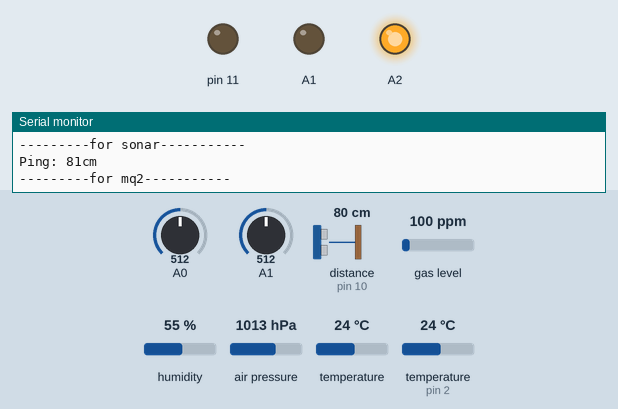
Recording of a sketch running on a simulated Arduino Uno, built with avr-gcc and run on an emulated ATmega328P. On the bench: output pins drawn as LEDs (lit = HIGH), the last lines printed to the serial monitor. The inputs (shaded band) are chosen by the test bench; at power-on: A0 = 512, A1 = 512, distance to the obstacle (sensor on pin 10) 80 cm, gas level 100 ppm, humidity 55 %, air pressure 1013 hPa, temperature 24 °C, temperature (sensor on pin 2) 24 °C. The echo pulse lasts 58.3 µs per cm.

Above: at 1.7 s.
1.8 s: A0 set to 487
At 4.7 s:
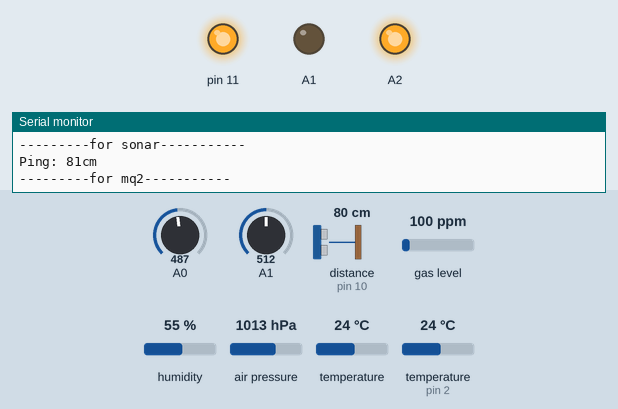
5.0 s: A0 set to 510
At 7.1 s:
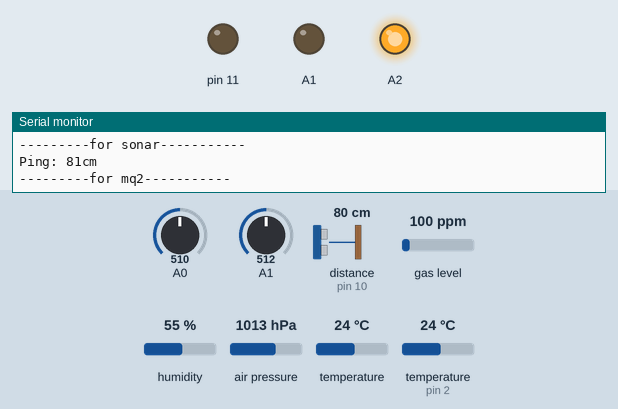
7.6 s: A0 set to 490
At 9.5 s:
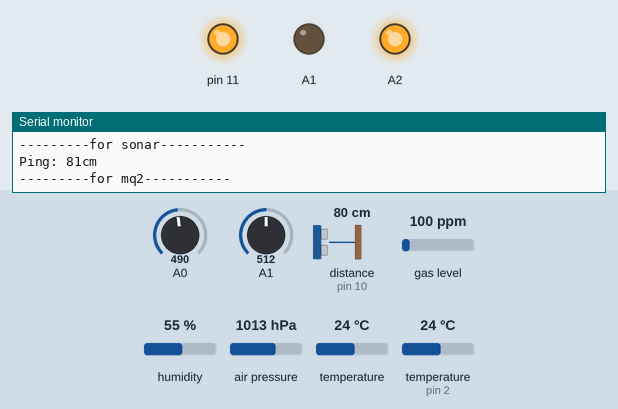
Timing chart, 0 to 11.0 s (numbered marks = the images above; inputs shaded):
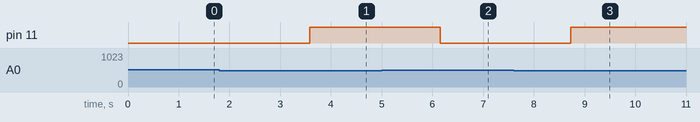

Measured:
- the behaviour switches between 500 and 499 on A0 (found by bisection; images 0 and 1)
- after the input at 1.8 s, pin 11: LOW → HIGH after 1.8 s
- after the input at 5.0 s, pin 11: HIGH → LOW after 1.2 s
- after the input at 7.6 s, pin 11: LOW → HIGH after 1.1 s

The sketch:

sensorsinone.ino
```cpp
#include <dht.h>
dht DHT;

#include <SFE_BMP180.h>
#include <Wire.h>
#include <NewPing.h>
#include <MQ2.h>


SFE_BMP180 pressure;


#define DHT11_PIN 2
#define ALTITUDE 90.0 // Altitude of Robojax Headquarter (Ajax, Ontario, Canada)
#define TRIGGER_PIN 9
#define ECHO_PIN 10
#define MAX_DISTANCE 200


NewPing sonar(TRIGGER_PIN, ECHO_PIN, MAX_DISTANCE);


//for mq2


int temp; //variable to hold temperature sensor value
long tm,t,d; //variables to record time in seconds
int Analog_Input = A4;
int lpg, co, smoke;
MQ2 mq2(Analog_Input);


void setup() {


//for infrared


pinMode(A0,INPUT);
pinMode(A1,OUTPUT);
pinMode(A2,OUTPUT);
pinMode(11,OUTPUT);
digitalWrite(A2,HIGH);
digitalWrite(A1,LOW);


Serial.begin(9600);


Serial.println("Started Analysis");

//for bmp


 if (pressure.begin())
   Serial.println("BMP180 init success");
//  else
//  {
//    // Oops, something went wrong, this is usually a connection problem,
//    // see the comments at the top of this sketch for the proper connections.
//
//    Serial.println("BMP180 init fail");
//    while(1); // Pause forever.
//  }


//for mq2


//  Serial.println("Date & Time,Temperature *C");
 pinMode(1,INPUT);//temperature sensor connected to analog 1
 analogReference(DEFAULT);
  mq2.begin();


}

void loop() {


 Serial.println("---------for dht-----------");
// READ DATA

int chk = DHT. read11(DHT11_PIN);

Serial.println(" Humidity " );

Serial.println(DHT.humidity, 1);

Serial.println(" Temparature ");

Serial.println(DHT.temperature, 1);


//for bmp

char status;
  double T,P,p0,a;

 Serial.println("---------for bmp-----------");
  // Loop here getting pressure readings every 10 seconds.

  // If you want sea-level-compensated pressure, as used in weather reports,
  // you will need to know the altitude at which your measurements are taken.
  // We're using a constant called ALTITUDE in this sketch:

  Serial.println();
  Serial.print("provided altitude: ");
  Serial.print(ALTITUDE,0);
  Serial.print(" meters, ");
  Serial.print(ALTITUDE*3.28084,0);
  Serial.println(" feet");

  // If you want to measure altitude, and not pressure, you will instead need
  // to provide a known baseline pressure. This is shown at the end of the sketch.

  // You must first get a temperature measurement to perform a pressure reading.

  // Start a temperature measurement:
  // If request is successful, the number of ms to wait is returned.
  // If request is unsuccessful, 0 is returned.

  status = pressure.startTemperature();
  if (status != 0)
  {
    // Wait for the measurement to complete:
    delay(status);

    // Retrieve the completed temperature measurement:
    // Note that the measurement is stored in the variable T.
    // Function returns 1 if successful, 0 if failure.

    status = pressure.getTemperature(T);
    if (status != 0)
    {
      // Print out the measurement:
      Serial.print("temperature: ");
      Serial.print(T,2);
      Serial.print(" deg C, ");
      Serial.print((9.0/5.0)*T+32.0,2);
      Serial.println(" deg F");

      // Start a pressure measurement:
      // The parameter is the oversampling setting, from 0 to 3 (highest res, longest wait).
      // If request is successful, the number of ms to wait is returned.
      // If request is unsuccessful, 0 is returned.

      status = pressure.startPressure(3);
      if (status != 0)
      {
        // Wait for the measurement to complete:
        delay(status);

        // Retrieve the completed pressure measurement:
        // Note that the measurement is stored in the variable P.
        // Note also that the function requires the previous temperature measurement (T).
        // (If temperature is stable, you can do one temperature measurement for a number of pressure measurements.)
        // Function returns 1 if successful, 0 if failure.

        status = pressure.getPressure(P,T);
        if (status != 0)
        {
          // Print out the measurement:
          Serial.print("absolute pressure: ");
          Serial.print(P,2);
          Serial.print(" mb, ");
          Serial.print(P*0.0295333727,2);
          Serial.println(" inHg");

          // The pressure sensor returns abolute pressure, which varies with altitude.
          // To remove the effects of altitude, use the sealevel function and your current altitude.
          // This number is commonly used in weather reports.
          // Parameters: P = absolute pressure in mb, ALTITUDE = current altitude in m.
          // Result: p0 = sea-level compensated pressure in mb

          p0 = pressure.sealevel(P,ALTITUDE); // we're at 90 meters (Boulder, CO)
          Serial.print("relative (sea-level) pressure: ");
          Serial.print(p0,2);
          Serial.print(" mb, ");
          Serial.print(p0*0.0295333727,2);
          Serial.println(" inHg");

          // On the other hand, if you want to determine your altitude from the pressure reading,
          // use the altitude function along with a baseline pressure (sea-level or other).
          // Parameters: P = absolute pressure in mb, p0 = baseline pressure in mb.
          // Result: a = altitude in m.

          a = pressure.altitude(P,p0);
          Serial.print("computed altitude: ");
          Serial.print(a,0);
          Serial.print(" meters, ");
          Serial.print(a*3.28084,0);
          Serial.println(" feet");
        }
        else Serial.println("error retrieving pressure measurement");
      }
      else Serial.println("error starting pressure measurement");
    }
    else Serial.println("error retrieving temperature measurement");
  }
  else Serial.println("error starting temperature measurement");


//for infrared

 Serial.println("---------for infrared-----------");


 Serial.println(analogRead(A0));
  delay(200);
  if(analogRead(A0)<500)
  digitalWrite(11,HIGH);
  else
  digitalWrite(11,LOW);


//for sonar

 Serial.println("---------for sonar-----------");


unsigned int uS = sonar.ping();

pinMode(ECHO_PIN,OUTPUT);

digitalWrite(ECHO_PIN,LOW);

pinMode(ECHO_PIN,INPUT);

Serial.print("Ping: ");

Serial.print(uS / US_ROUNDTRIP_CM);

Serial.println("cm");


//for mq2

temp = analogRead(1); //analog reading temperature sensor values


 Serial.println("---------for mq2-----------");

  float* values= mq2.read(true); //set it false if you don't want to print the values in the Serial
  //lpg = values[0];
  lpg = mq2.readLPG();
  //co = values[1];
  co = mq2.readCO();
  //smoke = values[2];
  smoke = mq2.readSmoke();


  Serial.flush();


delay(2000); }
```
